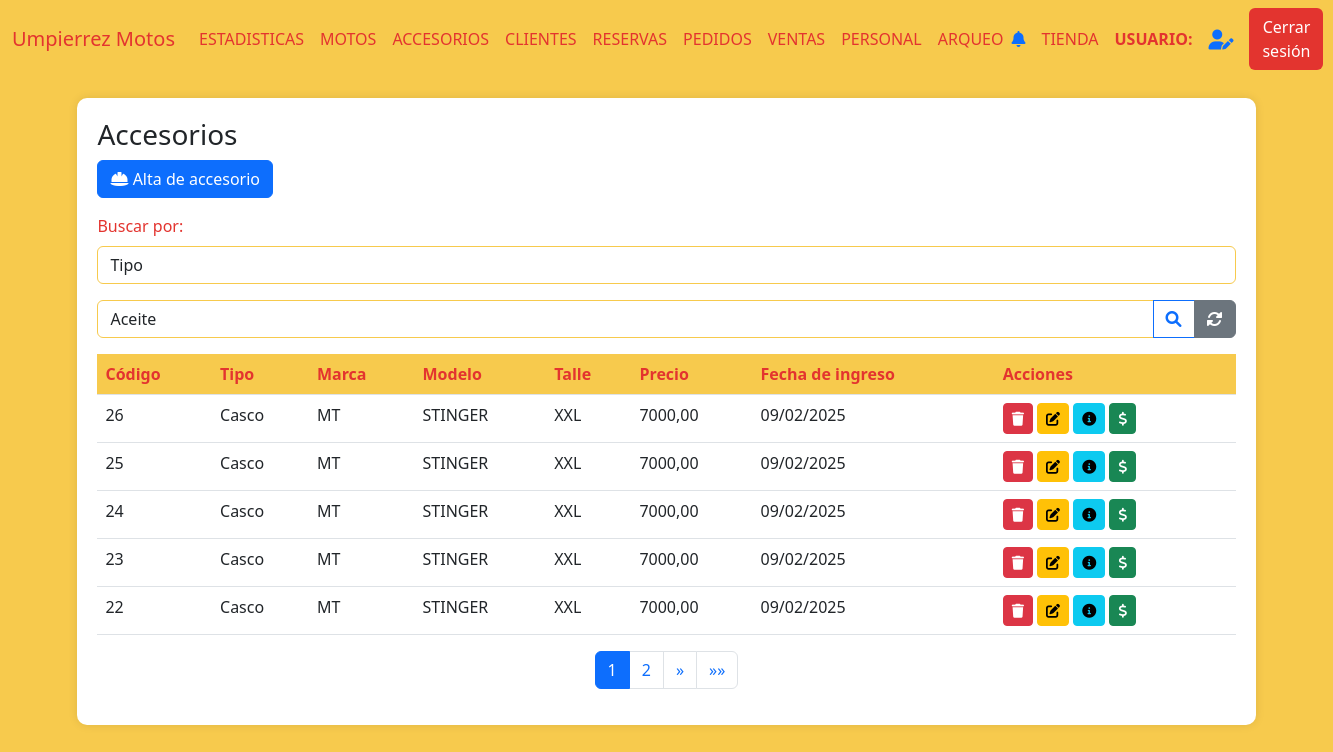
/accesorios (signed in), run on an earlier commit of the app's database.
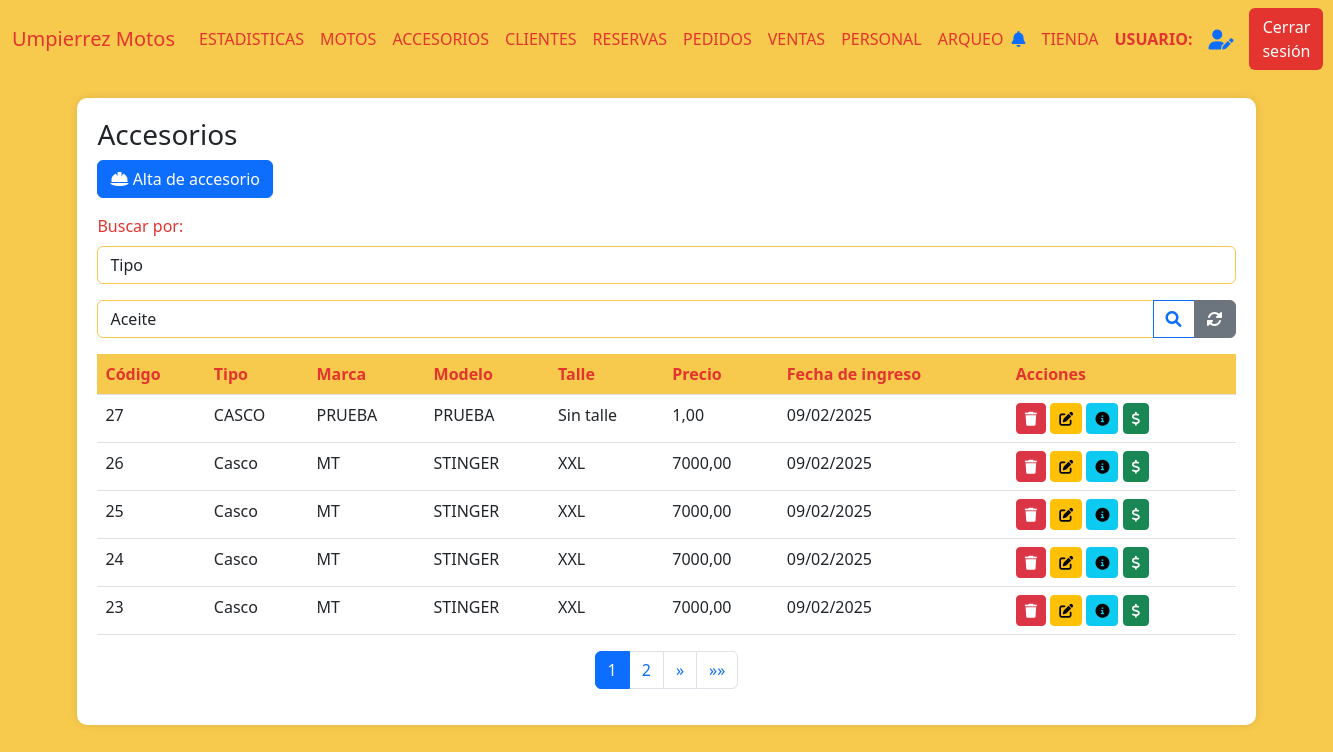
And on a later commit of the database.
### AppUM/models.py (models this page shows)
class Accesorio(models.Model):
    tipo = models.CharField(max_length=20)
    marca = models.CharField(max_length=20)
    modelo = models.CharField(max_length=20)
    precio = models.DecimalField(max_digits=10, decimal_places=2)
    foto = models.ImageField(null=True, blank=True, upload_to="accesorios/")
    activo = models.BooleanField()
    fecha_ingreso = models.DateTimeField(auto_now_add=True)
    moneda_precio = models.CharField(max_length=10,default=True,null=True)
    talle = models.CharField(max_length=20,null=True)

### AppUM/decorators.py (the view)
    def _wrapped_view(request, *args, **kwargs):
        user = request.user
        if user.is_authenticated:
            usuario_consulta = Personal.objects.filter(usuario=user.username).first()
            if usuario_consulta:
                if Administrativo.objects.filter(personal_ptr_id=usuario_consulta.id,activo=1).exists():
                    return view_func(request, *args, **kwargs)
                else:
                    raise PermissionDenied
            else:
                return view_func(request, *args, **kwargs)
        else:
            return redirect('Login')  # Redirigir al login si no está autenticado

### AppUM/context_processors.py (called while the page is built)
def cantidad_solicitudes_no_leidas(req):
    if req.user.is_authenticated:
        usuario = req.user
        usuario_actual = Personal.objects.filter(usuario=usuario.username).first()
        notificaciones = NotificacionPersonal.objects.filter(personal=usuario_actual,leido=0).count()
    else:
        notificaciones = 0
    return {'notificaciones': notificaciones}

### AppUM/functions.py (called while the page is built)
def funcion_paginas_varias(req,instancia_model):
    paginator = Paginator(instancia_model, 5)  # 5 motos por página
    page_number = req.GET.get('page')  # Obtiene el número de página desde la URL
    page_obj = paginator.get_page(page_number)
    return page_obj

### AppUM/views.py (called while the page is built)
@admin_required
def vista_inventario_accesorios(req):
    accesorios = Accesorio.objects.filter(activo=1).order_by('-fecha_ingreso')
    logo_um = Logos.objects.get(id=1)
    page_obj = funcion_paginas_varias(req,accesorios)  # Obtiene la página solicitada
    return render(req,"perfil_administrativo/accesorios/accesorios.html",{'page_obj': page_obj,"accesorios":accesorios,"logo_um":logo_um.logo_UM.url if logo_um.logo_UM else None})

### AppUM/templates/perfil_administrativo/accesorios/accesorios.html (shortened to what this page needs)
{% extends "perfil_administrativo/padre_perfil_administrativo.html" %}
{% load static %}
{% block contenidoQueCambia %}
<div class="table-container" id="inventarios">
    <h3>Accesorios</h3>
    <a href="{% url 'AccesorioAlta' %}" class="btn btn-primary mb-3">
        <i class="fas fa-helmet-safety"></i> Alta de accesorio
    </a>
    <div class="mb-3">
        <label for="estado" class="form-label">Buscar por:</label>
        <select class="form-control" name="estado_accesorio" id="tipo_busqueda" onchange="tipo_busqueda()">
            <option value="tipo">Tipo</option>
        </select>
    </div>
    <form action="{% url 'BusquedaTipoAccesorio' %}" enctype="multipart/form-data" method="get" id="busqueda_tipo">{% csrf_token %}
        <div class="input-group mb-3">
            <select class="form-control" name="tipo_accesorio" id="tipo_accesorio">
                    <option value="Aceite">Aceite</option>
            </select>
            <button class="btn btn-outline-primary" type="submit">
                <i class="fas fa-search"></i>
            </button>
            <a href="{% url 'Accesorios' %}" class="btn btn-secondary">
                <i class="fas fa-sync-alt"></i>
            </a>
        </div>
    </form>
    <table class="table">
        <thead>
            <tr>
                <th>Código</th>
                <th>Tipo</th>
                <th>Marca</th>
                <th>Modelo</th>
                <th>Talle</th>
                <th>Precio</th>
                <th>Fecha de ingreso</th>
                <th>Acciones</th>
            </tr>
        </thead>
        <tbody>
            {% if page_obj %}
                {% for accesorios in page_obj %}
            <tr>
                <td>{{ accesorios.id }}</td>
                <td>{{ accesorios.tipo }}</td>
                <td>{{ accesorios.marca }}</td>
                <td>{{ accesorios.modelo}}</td>
                <td>{{ accesorios.talle}}</td>
                <td>{{ accesorios.precio}}</td>
                <td>{{ accesorios.fecha_ingreso|date:"d/m/Y"}}</td>
                <td>
                    <a href="{% url 'AccesorioBaja' accesorios.id %}"><button class="btn btn-sm btn-danger"><i class="fas fa-trash"></i></button></a>
                    <a href="{% url 'AccesorioModificacion' accesorios.id %}"><button class="btn btn-sm btn-warning"><i class="fas fa-edit"></i></button></a>
                    <a href="{% url 'AccesorioDetalle' accesorios.id %}"><button class="btn btn-sm btn-info"><i class="fas fa-info-circle"></i></button></a>
                    <a href="{% url 'ClienteAccesorioVenta' accesorios.id %}"><button class="btn btn-sm btn-success"><i class="fas fa-dollar-sign"></i></button></a>
                </td>
            </tr>
            {% endfor %}
            {% else %}
                <tr>
                    <td colspan="9" class="text-center text-muted">
                        No hay registros de accesorios disponibles.
                    </td>
                </tr>
            {% endif %}
        </tbody>
    </table>
    <nav aria-label="Page navigation">
        <ul class="pagination justify-content-center">
            {% for num in page_obj.paginator.page_range %}
            <li class="page-item {% if page_obj.number == num %}active{% endif %}">
                <a class="page-link" href="?page={{ num }}">{{ num }}</a>
            </li>
            {% endfor %}
            {% if page_obj.has_next %}
            <li class="page-item">
                <a class="page-link" href="?page={{ page_obj.next_page_number }}" aria-label="Siguiente">
                    <span aria-hidden="true">&raquo;</span>
                </a>
            </li>
            <li class="page-item">
                <a class="page-link" href="?page={{ page_obj.paginator.num_pages }}" aria-label="Última">
                    <span aria-hidden="true">&raquo;&raquo;</span>
                </a>
            </li>
            {% endif %}
        </ul>
    </nav>
</div>
{% endblock %}

What changed in the data, as far as the page shows it:
no longer on this page (row unchanged): Accesorio: id "22", tipo "Casco", marca "MT", modelo "STINGER", talle "XXL", precio "7000,00", fecha_ingreso "09/02/2025"
added Accesorio: id "27", tipo "CASCO", marca "PRUEBA", modelo "PRUEBA", talle "Sin talle", precio "1,00", fecha_ingreso "09/02/2025"
